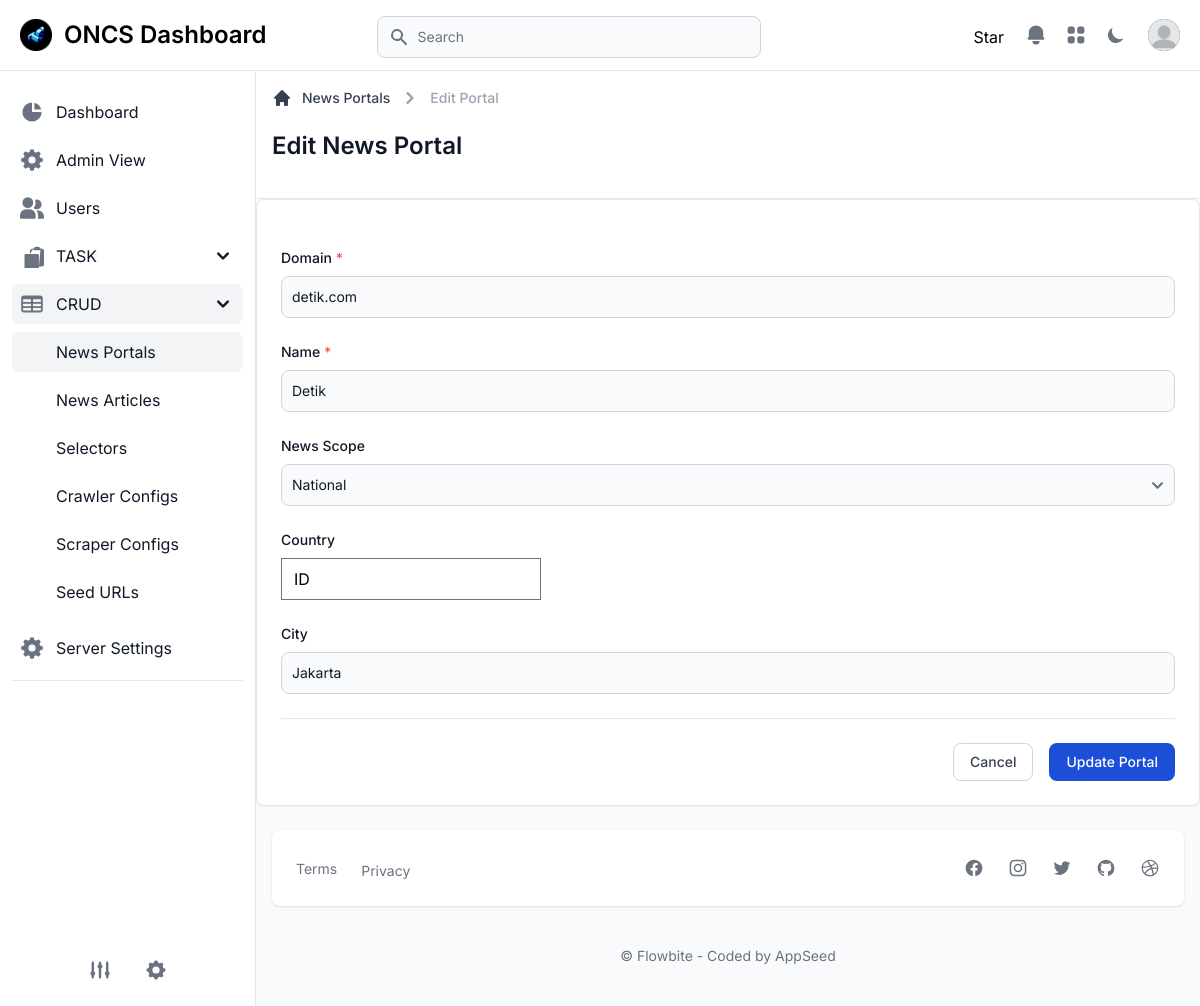
The page /crawler/news-portals/2/edit/ (signed in) on the database its author committed.
### apps/common/models.py (models this page shows, shortened)
class TimestampModel(models.Model):
	created_at = models.DateTimeField(auto_now_add=True)
	updated_at = models.DateTimeField(auto_now=True)
	class Meta:
		abstract = True

class NewsPortal(TimestampModel):
	domain = models.CharField(max_length=255, unique=True)
	name = models.CharField(max_length=255)
	news_scope = models.CharField(
		max_length=20,
		choices=NewsScopeChoices.choices,
		default=NewsScopeChoices.NATIONAL
	)
	country = CountryField(blank_label='Select country', default='ID', null=True, blank=True)
	city = models.CharField(max_length=255, blank=True, null=True)
	class Meta:
		db_table = 'news_portal'
		verbose_name = 'News Portal'
		verbose_name_plural = 'News Portals'
		ordering = ['name']

### apps/common/views.py (the view)
# urls.py: path('news-portals/<int:pk>/edit/', views.news_portal_edit, name='news_portal_edit'),
@login_required
@feature_required('SHOW_CRUD_NEWS_PORTALS')
def news_portal_edit(request, pk):
    portal = get_object_or_404(NewsPortal, pk=pk)
    if request.method == 'POST':
        form = NewsPortalForm(request.POST, instance=portal)
        if form.is_valid():
            form.save()
            messages.success(request, 'News portal updated successfully!')
            return redirect('common:news_portals_list')
    else:
        form = NewsPortalForm(instance=portal)
    context = {
        'form': form,
        'portal': portal,
        'segment': 'news_portals',
        'parent': 'crud',
        'action': 'Edit'
    }
    return render(request, 'pages/CRUD/news-portal-form.html', context)

### core/context_processors.py (called while the page is built)
def sidebar_config(request):
    return {'sidebar_config': getattr(settings, 'SHOW_APP_CONFIG', {})}

### templates/pages/CRUD/news-portal-form.html (shortened to what this page needs)
{% extends "layouts/base.html" %}
{% load static %}
{% block content %}
<main>
    <div class="p-4 bg-white block sm:flex items-center justify-between border-b border-gray-200 lg:mt-1.5 dark:bg-gray-800 dark:border-gray-700">
        <div class="w-full mb-1">
            <div class="mb-4">
                <nav class="flex mb-5" aria-label="Breadcrumb">
                    <ol class="inline-flex items-center space-x-1 text-sm font-medium md:space-x-2">
                        <li class="inline-flex items-center">
                            <a href="{% url 'common:news_portals_list' %}"
                                class="inline-flex items-center text-gray-700 hover:text-primary-600 dark:text-gray-300 dark:hover:text-white">
                                <svg class="w-5 h-5 mr-2.5" fill="currentColor" viewBox="0 0 20 20"
                                    xmlns="http://www.w3.org/2000/svg">
                                    <path
                                        d="M10.707 2.293a1 1 0 00-1.414 0l-7 7a1 1 0 001.414 1.414L4 10.414V17a1 1 0 001 1h2a1 1 0 001-1v-2a1 1 0 011-1h2a1 1 0 011 1v2a1 1 0 001 1h2a1 1 0 001-1v-6.586l.293.293a1 1 0 001.414-1.414l-7-7z">
                                    </path>
                                </svg>
                                News Portals
                            </a>
                        </li>
                        <li>
                            <div class="flex items-center">
                                <svg class="w-6 h-6 text-gray-400" fill="currentColor" viewBox="0 0 20 20"
                                    xmlns="http://www.w3.org/2000/svg">
                                    <path fill-rule="evenodd"
                                        d="M7.293 14.707a1 1 0 010-1.414L10.586 10 7.293 6.707a1 1 0 011.414-1.414l4 4a1 1 0 010 1.414l-4 4a1 1 0 01-1.414 0z"
                                        clip-rule="evenodd"></path>
                                </svg>
                                <span class="ml-1 text-gray-400 md:ml-2 dark:text-gray-500"
                                    aria-current="page">{{ action }} Portal</span>
                            </div>
                        </li>
                    </ol>
                </nav>
                <h1 class="text-xl font-semibold text-gray-900 sm:text-2xl dark:text-white">{{ action }} News Portal</h1>
            </div>
        </div>
    </div>
    <div class="p-4 bg-white border border-gray-200 rounded-lg shadow-sm dark:border-gray-700 sm:p-6 dark:bg-gray-800">
        <form method="post" class="space-y-6">
            <div class="grid grid-cols-1 gap-6 sm:grid-cols-2">
                <div>
                    <label for="{{ form.domain.id_for_label }}" class="block mb-2 text-sm font-medium text-gray-900 dark:text-white">
                        Domain <span class="text-red-500">*</span>
                    </label>
                    {{ form.domain }}
                </div>
                <div>
                    <label for="{{ form.name.id_for_label }}" class="block mb-2 text-sm font-medium text-gray-900 dark:text-white">
                        Name <span class="text-red-500">*</span>
                    </label>
                    {{ form.name }}
                </div>
                <div>
                    <label for="{{ form.news_scope.id_for_label }}" class="block mb-2 text-sm font-medium text-gray-900 dark:text-white">
                        News Scope
                    </label>
                    {{ form.news_scope }}
                </div>
                <div>
                    <label for="{{ form.country.id_for_label }}" class="block mb-2 text-sm font-medium text-gray-900 dark:text-white">
                        Country
                    </label>
                    {{ form.country }}
                </div>
                <div class="sm:col-span-2">
                    <label for="{{ form.city.id_for_label }}" class="block mb-2 text-sm font-medium text-gray-900 dark:text-white">
                        City
                    </label>
                    {{ form.city }}
                </div>
            </div>
            <div class="flex items-center justify-end space-x-4 pt-6 border-t border-gray-200 dark:border-gray-700">
                <a href="{% url 'common:news_portals_list' %}"
                    class="px-4 py-2 text-sm font-medium text-gray-700 bg-white border border-gray-300 rounded-lg hover:bg-gray-50 focus:outline-none focus:ring-2 focus:ring-offset-2 focus:ring-primary-500 dark:bg-gray-800 dark:text-gray-300 dark:border-gray-600 dark:hover:bg-gray-700 dark:focus:ring-offset-gray-800">
                    Cancel
                </a>
                <button type="submit"
                    class="px-4 py-2 text-sm font-medium text-white bg-primary-700 border border-transparent rounded-lg hover:bg-primary-800 focus:outline-none focus:ring-2 focus:ring-offset-2 focus:ring-primary-500 dark:bg-primary-600 dark:hover:bg-primary-700 dark:focus:ring-offset-gray-800">
                    {% if action == 'Create' %}Create Portal{% else %}Update Portal{% endif %}
                </button>
            </div>
        </form>
    </div>
</main>
{% endblock %}

### rows shown on the page
NewsPortal: domain "detik.com", name "Detik", news_scope "National", country "ID", city "Jakarta"

### other values the page prints
{{ action }} "Edit"
